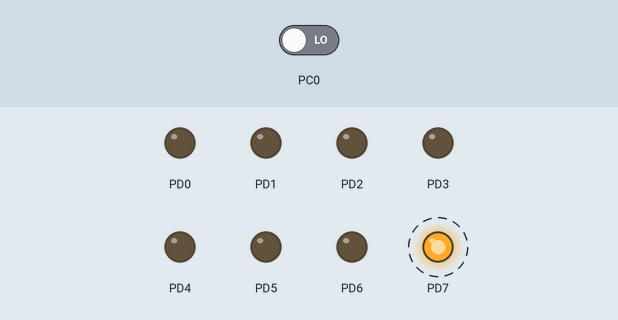
This program was run on a simulated ATmega128, built with avr-gcc and emulated at 8 MHz. Shown: output pins drawn as LEDs (lit = HIGH). Dashed ring = blinking. The test bench sets the inputs (shaded band); at power-on: PC0 LOW.

Above: at 0.5 s.
Timing chart, 0 to 4.6 s (numbered marks = the images above):
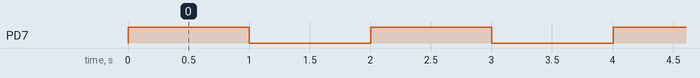

Measured:
- by itself, PD7: alternates HIGH for 1.0 s and LOW for 1.0 s

The program:

main.c
```c
/*
 * DeelB6.c
 *
 * Created: 06/2/2021 12:33:40 PM
 * Author : Nic & Jorn
 */

#define  F_CPU 8e6

#include <avr/io.h>
#include <util/delay.h>

int buttonPress = 2;

void wait( int ms ){
    for (int i=0; i<ms; i++) {

		_delay_ms( 1 );

		if(PINC & 0x01){
			buttonPress++;
		};
    }
}

int main( void ){

    DDRD = 0b11111111;

    while (1){

        if(buttonPress % 2 == 0){
			PORTD = 0x80;
			wait(1000);
			PORTD = 0x00;
			wait(1000);
        };

        if(buttonPress % 2 == 1){
			PORTD = 0x80;
			wait(4000);
			PORTD = 0x00;
			wait(4000);
        };

    }

}
```
